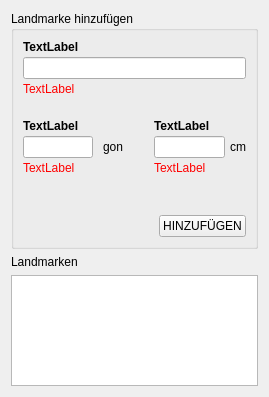
         <widget class="QWidget" name="scrollAreaWidgetContents_5">
          <property name="geometry">
           <rect>
            <x>0</x>
            <y>0</y>
            <width>269</width>
            <height>397</height>
           </rect>
          </property>
          <layout class="QGridLayout" name="gridLayout_20">
           <item row="1" column="0">
            <widget class="QLabel" name="label_2">
             <property name="sizePolicy">
              <sizepolicy hsizetype="Preferred" vsizetype="Fixed">
               <horstretch>0</horstretch>
               <verstretch>0</verstretch>
              </sizepolicy>
             </property>
             <property name="text">
              <string>Landmarken</string>
             </property>
            </widget>
           </item>
           <item row="0" column="0">
            <widget class="QgsCollapsibleGroupBox" name="landmarken1_collapsable">
             <property name="title">
              <string>Landmarke hinzufügen</string>
             </property>
             <property name="collapsed">
              <bool>true</bool>
             </property>
             <layout class="QGridLayout" name="gridLayout_21">
              <property name="horizontalSpacing">
               <number>5</number>
              </property>
              <property name="verticalSpacing">
               <number>3</number>
              </property>
              <item row="0" column="0" colspan="6">
               <widget class="QLabel" name="landmarken1_landmarkenLabel">
                <property name="sizePolicy">
                 <sizepolicy hsizetype="Preferred" vsizetype="Fixed">
                  <horstretch>0</horstretch>
                  <verstretch>0</verstretch>
                 </sizepolicy>
                </property>
                <property name="font">
                 <font>
                  <weight>75</weight>
                  <bold>true</bold>
                 </font>
                </property>
                <property name="text">
                 <string>TextLabel</string>
                </property>
               </widget>
              </item>
              <item row="7" column="0">
               <spacer name="verticalSpacer_31">
                <property name="orientation">
                 <enum>Qt::Vertical</enum>
                </property>
                <property name="sizeType">
                 <enum>QSizePolicy::Fixed</enum>
                </property>
                <property name="sizeHint" stdset="0">
                 <size>
                  <width>20</width>
                  <height>20</height>
                 </size>
                </property>
               </spacer>
              </item>
              <item row="5" column="0">
               <widget class="QLineEdit" name="landmarken1_azimut"/>
              </item>
              <item row="4" column="4">
               <widget class="QLabel" name="landmarken1_distanzLabel">
                <property name="sizePolicy">
                 <sizepolicy hsizetype="Preferred" vsizetype="Fixed">
                  <horstretch>0</horstretch>
                  <verstretch>0</verstretch>
                 </sizepolicy>
                </property>
                <property name="font">
                 <font>
                  <weight>75</weight>
                  <bold>true</bold>
                 </font>
                </property>
                <property name="text">
                 <string>TextLabel</string>
                </property>
               </widget>
              </item>
              <item row="5" column="3">
               <spacer name="horizontalSpacer_22">
                <property name="orientation">
                 <enum>Qt::Horizontal</enum>
                </property>
                <property name="sizeType">
                 <enum>QSizePolicy::Fixed</enum>
                </property>
                <property name="sizeHint" stdset="0">
                 <size>
                  <width>20</width>
                  <height>20</height>
                 </size>
                </property>
               </spacer>
              </item>
              <item row="9" column="0" colspan="6">
               <layout class="QHBoxLayout" name="horizontalLayout_3">
                <property name="topMargin">
                 <number>0</number>
                </property>
                <item>
                 <spacer name="horizontalSpacer_3">
                  <property name="orientation">
                   <enum>Qt::Horizontal</enum>
                  </property>
                  <property name="sizeHint" stdset="0">
                   <size>
                    <width>40</width>
                    <height>20</height>
                   </size>
                  </property>
                 </spacer>
                </item>
                <item>
                 <widget class="QPushButton" name="landmarken1Add">
                  <property name="text">
                   <string>HINZUFÜGEN</string>
                  </property>
                 </widget>
                </item>
               </layout>
              </item>
              <item row="3" column="0">
               <spacer name="verticalSpacer_32">
                <property name="orientation">
                 <enum>Qt::Vertical</enum>
                </property>
                <property name="sizeType">
                 <enum>QSizePolicy::Fixed</enum>
                </property>
                <property name="sizeHint" stdset="0">
                 <size>
                  <width>20</width>
                  <height>20</height>
                 </size>
                </property>
               </spacer>
              </item>
              <item row="1" column="0" colspan="6">
               <widget class="QLineEdit" name="landmarken1_landmarken"/>
              </item>
              <item row="4" column="0">
               <widget class="QLabel" name="landmarken1_azimutLabel">
                <property name="sizePolicy">
                 <sizepolicy hsizetype="Preferred" vsizetype="Fixed">
                  <horstretch>0</horstretch>
                  <verstretch>0</verstretch>
                 </sizepolicy>
                </property>
                <property name="font">
                 <font>
                  <weight>75</weight>
                  <bold>true</bold>
                 </font>
                </property>
                <property name="text">
                 <string>TextLabel</string>
                </property>
               </widget>
              </item>
              <item row="5" column="4">
               <widget class="QLineEdit" name="landmarken1_distanz"/>
              </item>
              <item row="5" column="2">
               <widget class="QLabel" name="label_49">
                <property name="text">
                 <string>gon</string>
                </property>
               </widget>
              </item>
              <item row="6" column="4">
               <widget class="QLabel" name="landmarken1_distanzError">
                <property name="styleSheet">
                 <string notr="true">color:red</string>
                </property>
                <property name="text">
                 <string>TextLabel</string>
                </property>
               </widget>
              </item>
              <item row="6" column="0">
               <widget class="QLabel" name="landmarken1_azimutError">
                <property name="styleSheet">
                 <string notr="true">color:red</string>
                </property>
                <property name="text">
                 <string>TextLabel</string>
                </property>
               </widget>
              </item>
              <item row="5" column="5">
               <widget class="QLabel" name="label_50">
                <property name="text">
                 <string>cm</string>
                </property>
               </widget>
              </item>
              <item row="8" column="0" colspan="6">
               <widget class="QLabel" name="landmarken1AddError">
                <property name="font">
                 <font>
                  <weight>75</weight>
                  <bold>true</bold>
                 </font>
                </property>
                <property name="styleSheet">
                 <string notr="true">color:red</string>
                </property>
                <property name="text">
                 <string/>
                </property>
                <property name="alignment">
                 <set>Qt::AlignRight|Qt::AlignTrailing|Qt::AlignVCenter</set>
                </property>
               </widget>
              </item>
              <item row="2" column="0" colspan="6">
               <widget class="QLabel" name="landmarken1_landmarkenError">
                <property name="styleSheet">
                 <string notr="true">color:red</string>
                </property>
                <property name="text">
                 <string>TextLabel</string>
                </property>
               </widget>
              </item>
             </layout>
            </widget>
           </item>
           <item row="2" column="0">
            <widget class="QTableWidget" name="landmarken1Table">
             <property name="editTriggers">
              <set>QAbstractItemView::NoEditTriggers</set>
             </property>
            </widget>
           </item>
          </layout>
         </widget>
